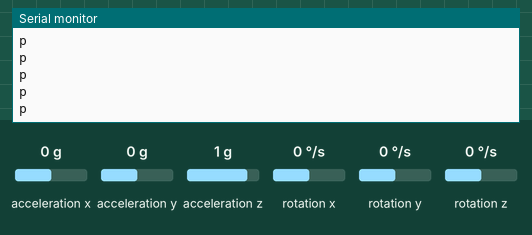
Recording of a sketch running on a simulated Arduino Uno, built with avr-gcc and run on an emulated ATmega328P. Shown: the last lines printed to the serial monitor. The inputs (shaded band) are chosen by the test bench; at power-on: acceleration x 0 g, acceleration y 0 g, acceleration z 1 g, rotation x 0 °/s, rotation y 0 °/s, rotation z 0 °/s.

Above: at 1.2 s.
1.3 s: acceleration x set to -1.4 g
At 2.1 s:
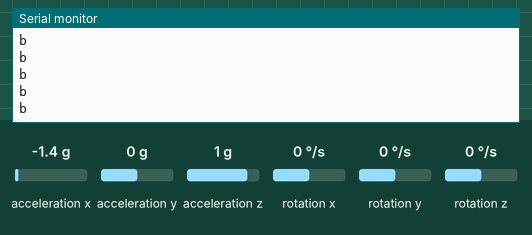
3.2 s: acceleration x set to 1.4 g
At 3.9 s:
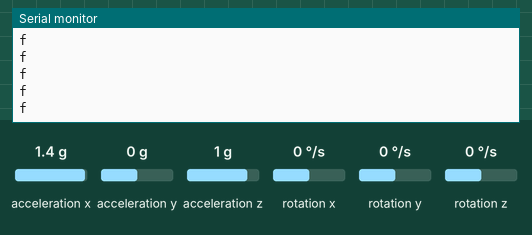

The sketch:

MPU6050_guante.ino
```cpp
#include <SoftwareSerial.h>
#define TXD 10
#define RXD 11

SoftwareSerial modu(TXD, RXD);

#include "I2Cdev.h"
#include "MPU6050.h"
#include "Wire.h"

MPU6050 sensor;

int ax, ay, az;

void setup() {
  modu.begin(9600);
  Serial.begin(9600);
  Wire.begin();
  sensor.initialize();

  if (sensor.testConnection()) Serial.println("Sensor iniciado correctamente");
  else Serial.println("Error al iniciar el sensor");
}

void loop() {
  // Leer las aceleraciones
  sensor.getAcceleration(&ax, &ay, &az);
  //Calcular los angulos de inclinacion:
  float accel_ang_x = atan(ax / sqrt(pow(ay, 2) + pow(az, 2))) * (180.0 / 3.14);
  float accel_ang_y = atan(ay / sqrt(pow(ax, 2) + pow(az, 2))) * (180.0 / 3.14);
  delay(10);

  if (accel_ang_y < -40) {
    modu.write('r');
    Serial.println('r');
  }
  if (accel_ang_y > 40) {
    modu.write('l');
    Serial.println('l');
  }
  if (accel_ang_x < -40) {
    modu.write('b');
    Serial.println('b');
  }
  if (accel_ang_x > 40) {
    modu.write('f');
    Serial.println('f');
  }
  if (accel_ang_x < 40 && accel_ang_x > -40 && accel_ang_y < 40 && accel_ang_y > -40 ) {
    modu.write("p");
    Serial.println('p');
  }
}
```

Measured:
- after the input at 1.3 s, the serial monitor: prints a new line at once (image 1)
- after the input at 3.2 s, the serial monitor: prints a new line at once (image 2)
